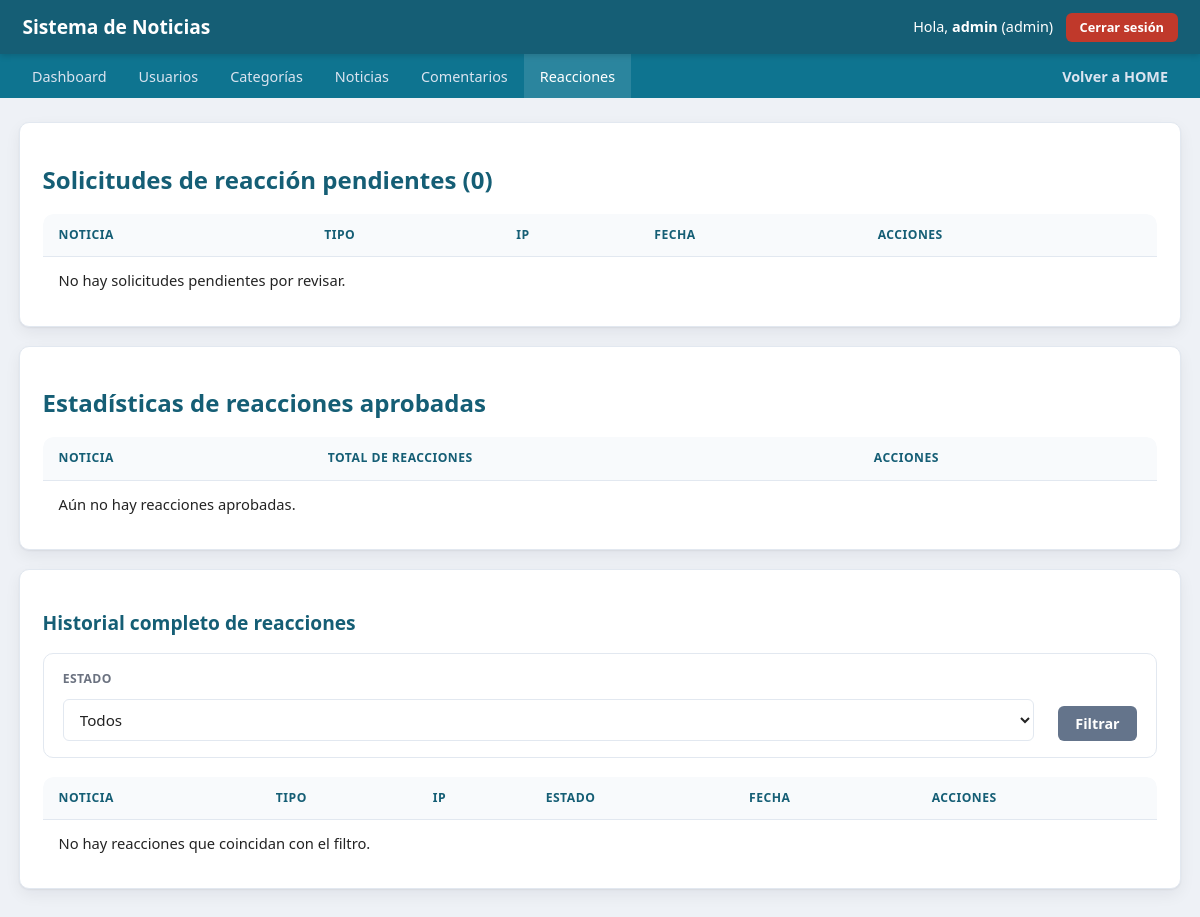
The page /views/admin/news/reactions.php (signed in) on the database as committed earlier.
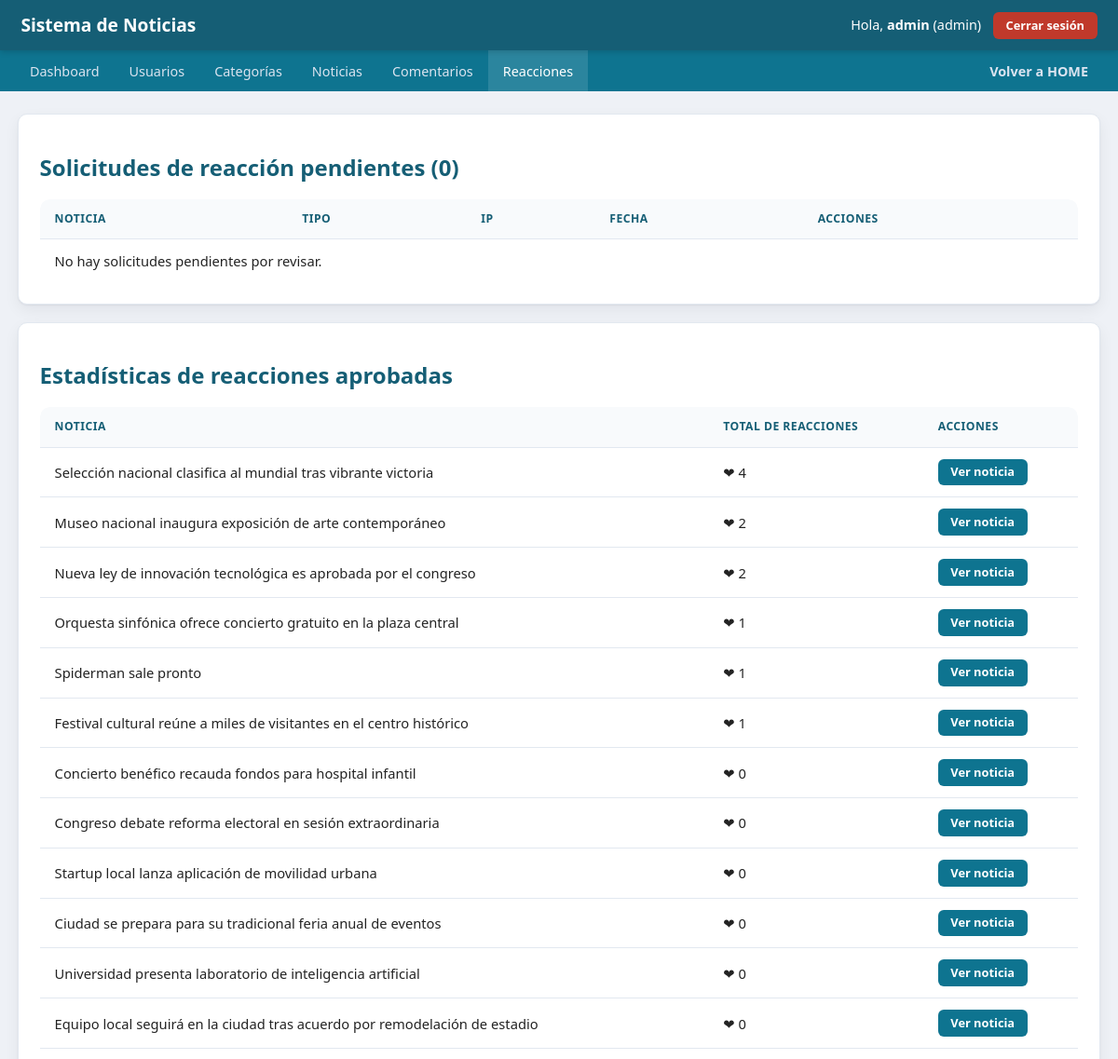
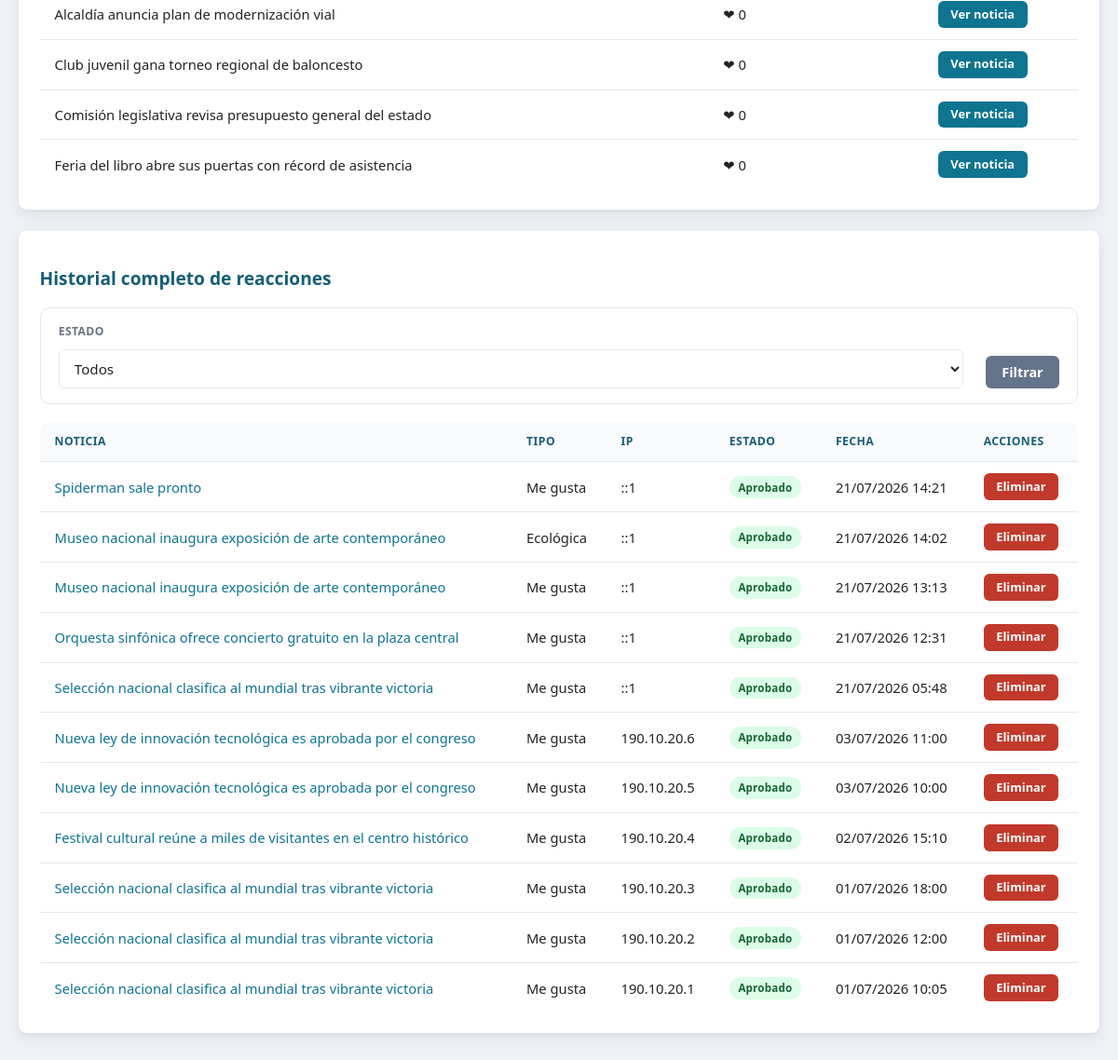
The same page on the database as committed later (2 pictures, top to bottom).
### tables this page shows
CREATE TABLE IF NOT EXISTS `noticias` (
  `id` int UNSIGNED NOT NULL AUTO_INCREMENT,
  `titulo` varchar(200) NOT NULL,
  `contenido` text NOT NULL,
  `id_usuario` int UNSIGNED NOT NULL COMMENT 'Usuario que creó la noticia',
  `autor` varchar(120) DEFAULT NULL COMMENT 'Autor visible (opcional, distinto del usuario del sistema)',
  `video_url` varchar(255) DEFAULT NULL COMMENT 'Enlace embebible de YouTube/Vimeo (opcional)',
  `id_categoria` int UNSIGNED NOT NULL,
  `publicado` tinyint(1) NOT NULL DEFAULT '0',
  `activo` tinyint(1) NOT NULL DEFAULT '1' COMMENT 'Baja lógica',
  `firma_digital` varchar(64) NOT NULL COMMENT 'HMAC-SHA256 de integridad',
  `created_at` datetime NOT NULL DEFAULT CURRENT_TIMESTAMP,
  `updated_at` datetime DEFAULT NULL ON UPDATE CURRENT_TIMESTAMP,
  PRIMARY KEY (`id`),
  KEY `fk_noticias_usuario` (`id_usuario`),
  KEY `idx_noticias_publicado_activo` (`publicado`,`activo`),
  KEY `idx_noticias_categoria` (`id_categoria`),
  KEY `idx_noticias_fecha` (`created_at`)
);

CREATE TABLE IF NOT EXISTS `reacciones` (
  `id` int UNSIGNED NOT NULL AUTO_INCREMENT,
  `id_noticia` int UNSIGNED NOT NULL,
  `id_usuario` int UNSIGNED DEFAULT NULL,
  `tipo` varchar(20) NOT NULL DEFAULT 'like',
  `estado` enum('pendiente','aprobado','rechazado') NOT NULL DEFAULT 'pendiente',
  `ip_address` varchar(45) NOT NULL,
  `created_at` datetime NOT NULL DEFAULT CURRENT_TIMESTAMP,
  PRIMARY KEY (`id`),
  UNIQUE KEY `uq_reaccion_ip_noticia_tipo` (`id_noticia`,`ip_address`,`tipo`),
  KEY `fk_reacciones_usuario` (`id_usuario`),
  KEY `idx_reacciones_estado` (`estado`)
);

### config/bootstrap.php (called while the page is built, shortened)
<?php
require_once ROOT_PATH . '/core/Database.php';
require_once ROOT_PATH . '/core/Validator.php';
require_once ROOT_PATH . '/core/BaseModel.php';
require_once ROOT_PATH . '/helpers/functions.php';
spl_autoload_register(function (string $class) {
    $paths = [
        ROOT_PATH . "/models/{$class}.php",
        ROOT_PATH . "/controllers/{$class}.php",
    ];
    foreach ($paths as $path) {
        if (file_exists($path)) {
            return;
        }
    }
});

### config/database.php (called while the page is built)
<?php
return [
    'driver'   => 'mysql',
    'host'     => '127.0.0.1',
    'port'     => '3306',
    'database' => 'sistema_noticias',
    'username' => 'root',
    'password' => '',
    'charset'  => 'utf8mb4',
];

### core/Database.php (called while the page is built, shortened)
<?php
class Database
{
    private static ?Database $instance = null;
    private PDO $connection;
    private function __construct()
    {
        $config = require ROOT_PATH . '/config/database.php';
        $dsn = sprintf(
            '%s:host=%s;port=%s;dbname=%s;charset=%s',
            $config['driver'],
            $config['host'],
            $config['port'],
            $config['database'],
            $config['charset']
        );
        try {
            $this->connection = new PDO($dsn, $config['username'], $config['password'], [
                PDO::ATTR_ERRMODE            => PDO::ERRMODE_EXCEPTION,
                PDO::ATTR_DEFAULT_FETCH_MODE => PDO::FETCH_ASSOC,
                PDO::ATTR_EMULATE_PREPARES   => false,
            ]);
        } catch (PDOException $e) {
            throw new RuntimeException('No fue posible conectar a la base de datos.');
        }
    }
    public static function getInstance(): Database
    {
        if (self::$instance === null) {
            self::$instance = new self();
        }
        return self::$instance;
    }
    public function getConnection(): PDO
    {
        return $this->connection;
    }
}

### controllers/ReactionController.php (called while the page is built, shortened)
<?php
class ReactionController extends BaseController
{
    private ReactionModel $reactionModel;
    public function __construct()
    {
        $this->reactionModel = new ReactionModel();
    }
    public function stats(): array
    {
        return $this->reactionModel->statsByNews();
    }
    public function pending(): array
    {
        return $this->reactionModel->pending();
    }
    public function listPaginated(array $filters, int $page, int $perPage = 15): array
    {
        $page = max(1, $page);
        $offset = ($page - 1) * $perPage;
        $items = $this->reactionModel->filter($filters, $perPage, $offset);
        return [
            'items' => $items,
            'page'  => $page,
        ];
    }
}

### core/BaseModel.php (called while the page is built, shortened)
<?php
abstract class BaseModel implements CrudInterface
{
    public function __construct()
    {
        $this->db = Database::getInstance()->getConnection();
    }
}

### models/ReactionModel.php (called while the page is built, shortened)
<?php
class ReactionModel extends BaseModel
{
    public function statsByNews(): array
    {
        $sql = "SELECT n.id, n.titulo, COUNT(r.id) AS total_reacciones
                FROM noticias n
                LEFT JOIN reacciones r ON r.id_noticia = n.id AND r.estado = 'aprobado'
                GROUP BY n.id, n.titulo
                ORDER BY total_reacciones DESC";
        return $this->db->query($sql)->fetchAll();
    }
    public function pending(): array
    {
        $sql = "SELECT r.*, n.titulo AS noticia_titulo
                FROM reacciones r
                INNER JOIN noticias n ON n.id = r.id_noticia
                WHERE r.estado = 'pendiente'
                ORDER BY r.created_at ASC";
        return $this->db->query($sql)->fetchAll();
    }
    public function filter(array $filters, int $limit, int $offset): array
    {
        $clauses = [];
        $params = [];
        $where = $clauses ? ('WHERE ' . implode(' AND ', $clauses)) : '';
        $sql = "SELECT r.*, n.titulo AS noticia_titulo
                FROM reacciones r
                INNER JOIN noticias n ON n.id = r.id_noticia
                {$where}
                ORDER BY r.created_at DESC
                LIMIT :limit OFFSET :offset";
        $stmt = $this->db->prepare($sql);
        $stmt->bindValue('limit', $limit, PDO::PARAM_INT);
        $stmt->bindValue('offset', $offset, PDO::PARAM_INT);
        $stmt->execute();
        return $stmt->fetchAll();
    }
}

### helpers/functions.php (called while the page is built, shortened)
<?php
if (!function_exists('e')) {
    function e(?string $value): string
    {
        return htmlspecialchars($value ?? '', ENT_QUOTES, 'UTF-8');
    }
}
if (!function_exists('formatDate')) {
    function formatDate(?string $date, string $format = 'd/m/Y H:i'): string
    {
        return (new DateTime($date))->format($format);
    }
}

### core/Validator.php (called while the page is built, shortened)
<?php
class Validator
{
    public static function sanitizeString(?string $value): string
    {
        $value = trim($value ?? '');
        $value = strip_tags($value);
        return $value;
    }
}

### views/admin/news/reactions.php (the view, shortened to what the changed rows need)
<?php
require_once __DIR__ . '/../../../config/bootstrap.php';
$reactionController = new ReactionController();
$filters = ['estado' => Validator::sanitizeString($_GET['estado'] ?? '')];
$filters = array_filter($filters, fn($v) => $v !== '');
$page = (int) ($_GET['page'] ?? 1);
$listado = $reactionController->listPaginated($filters, $page, 15);
$pendientes = $reactionController->pending();
$stats = $reactionController->stats();
require ROOT_PATH . '/views/partials/admin_header.php';
require ROOT_PATH . '/views/partials/admin_menu.php';
?>
<div class="card">
    <h1>Solicitudes de reacción pendientes (<?= count($pendientes) ?>)</h1>
    <div class="table-responsive">
        <table>
            <thead>
                <tr><th>Noticia</th><th>Tipo</th><th>IP</th><th>Fecha</th><th>Acciones</th></tr>
            </thead>
        </table>
    </div>
</div>
<div class="card">
    <h1>Estadísticas de reacciones aprobadas</h1>
    <div class="table-responsive">
        <table>
            <thead>
                <tr><th>Noticia</th><th>Total de reacciones</th><th>Acciones</th></tr>
            </thead>
            <tbody>
                <?php if (empty($stats)): ?>
                    <tr><td colspan="3">Aún no hay reacciones aprobadas.</td></tr>
                <?php endif; ?>
                <?php foreach ($stats as $row): ?>
                    <tr>
                        <td data-label="Noticia"><?= e($row['titulo']) ?></td>
                        <td data-label="Total">
                            &#10084; <?= (int) $row['total_reacciones'] ?>
                        </td>
                        <td data-label="Acciones">
                            <a class="btn btn-small" href="<?= BASE_URL ?>/views/admin/news/detail.php?id=<?= (int) $row['id'] ?>">Ver noticia</a>
                        </td>
                    </tr>
                <?php endforeach; ?>
            </tbody>
        </table>
    </div>
</div>
<div class="card">
    <h2>Historial completo de reacciones</h2>
    <div class="table-responsive">
        <table>
            <thead>
                <tr><th>Noticia</th><th>Tipo</th><th>IP</th><th>Estado</th><th>Fecha</th><th>Acciones</th></tr>
            </thead>
            <tbody>
                <?php if (empty($listado['items'])): ?>
                    <tr><td colspan="6">No hay reacciones que coincidan con el filtro.</td></tr>
                <?php endif; ?>
                <?php foreach ($listado['items'] as $r): ?>
                    <?php $estadoBadge = ['pendiente' => 'badge-warning', 'aprobado' => 'badge-success', 'rechazado' => 'badge-danger']; ?>
                    <tr>
                        <td data-label="Noticia"><a href="<?= BASE_URL ?>/views/admin/news/detail.php?id=<?= (int) $r['id_noticia'] ?>"><?= e($r['noticia_titulo']) ?></a></td>
                        <td data-label="Tipo"><?= e(REACTION_TYPES[$r['tipo']]['label'] ?? $r['tipo']) ?></td>
                        <td data-label="IP"><?= e($r['ip_address']) ?></td>
                        <td data-label="Estado"><span class="badge <?= $estadoBadge[$r['estado']] ?? 'badge-muted' ?>"><?= e(ucfirst($r['estado'])) ?></span></td>
                        <td data-label="Fecha"><?= formatDate($r['created_at']) ?></td>
                        <td data-label="Acciones">
                            <form method="post" action="<?= BASE_URL ?>/views/admin/news/reactions.php?<?= http_build_query($_GET) ?>" data-confirm="¿Eliminar esta reacción?">
                                <button type="submit" class="btn btn-small btn-danger">Eliminar</button>
                            </form>
                        </td>
                    </tr>
                <?php endforeach; ?>
            </tbody>
        </table>
    </div>
</div>
<?php require ROOT_PATH . '/views/partials/admin_footer.php'; ?>

Rows that differ between the two databases and show on the page:
added noticias: titulo "Selección nacional clasifica al mundial tras vibrante victoria", total_reacciones "4"
added noticias: titulo "Museo nacional inaugura exposición de arte contemporáneo", total_reacciones "2"
added noticias: titulo "Nueva ley de innovación tecnológica es aprobada por el congreso", total_reacciones "2"
added noticias: titulo "Orquesta sinfónica ofrece concierto gratuito en la plaza central", total_reacciones "1"
added noticias: titulo "Spiderman sale pronto", total_reacciones "1"
added noticias: titulo "Festival cultural reúne a miles de visitantes en el centro histórico", total_reacciones "1"
added noticias: titulo "Concierto benéfico recauda fondos para hospital infantil", total_reacciones "0"
added noticias: titulo "Congreso debate reforma electoral en sesión extraordinaria", total_reacciones "0"
added noticias: titulo "Startup local lanza aplicación de movilidad urbana", total_reacciones "0"
added noticias: titulo "Ciudad se prepara para su tradicional feria anual de eventos", total_reacciones "0"
added noticias: titulo "Universidad presenta laboratorio de inteligencia artificial", total_reacciones "0"
added noticias: titulo "Equipo local seguirá en la ciudad tras acuerdo por remodelación de estadio", total_reacciones "0"
added noticias: titulo "Alcaldía anuncia plan de modernización vial", total_reacciones "0"
added noticias: titulo "Club juvenil gana torneo regional de baloncesto", total_reacciones "0"
added noticias: titulo "Comisión legislativa revisa presupuesto general del estado", total_reacciones "0"
added noticias: titulo "Feria del libro abre sus puertas con récord de asistencia", total_reacciones "0"
added reacciones: id_noticia.titulo "Spiderman sale pronto", tipo "Me gusta", ip_address "::1", estado "Aprobado", created_at "21/07/2026 14:21"
added reacciones: id_noticia.titulo "Museo nacional inaugura exposición de arte contemporáneo", tipo "Ecológica", ip_address "::1", estado "Aprobado", created_at "21/07/2026 14:02"
added reacciones: id_noticia.titulo "Museo nacional inaugura exposición de arte contemporáneo", tipo "Me gusta", ip_address "::1", estado "Aprobado", created_at "21/07/2026 13:13"
added reacciones: id_noticia.titulo "Orquesta sinfónica ofrece concierto gratuito en la plaza central", tipo "Me gusta", ip_address "::1", estado "Aprobado", created_at "21/07/2026 12:31"
added reacciones: id_noticia.titulo "Selección nacional clasifica al mundial tras vibrante victoria", tipo "Me gusta", ip_address "::1", estado "Aprobado", created_at "21/07/2026 05:48"
added reacciones: id_noticia.titulo "Nueva ley de innovación tecnológica es aprobada por el congreso", tipo "Me gusta", ip_address "190.10.20.6", estado "Aprobado", created_at "03/07/2026 11:00"
added reacciones: id_noticia.titulo "Nueva ley de innovación tecnológica es aprobada por el congreso", tipo "Me gusta", ip_address "190.10.20.5", estado "Aprobado", created_at "03/07/2026 10:00"
added reacciones: id_noticia.titulo "Festival cultural reúne a miles de visitantes en el centro histórico", tipo "Me gusta", ip_address "190.10.20.4", estado "Aprobado", created_at "02/07/2026 15:10"
added reacciones: id_noticia.titulo "Selección nacional clasifica al mundial tras vibrante victoria", tipo "Me gusta", ip_address "190.10.20.3", estado "Aprobado", created_at "01/07/2026 18:00"
added reacciones: id_noticia.titulo "Selección nacional clasifica al mundial tras vibrante victoria", tipo "Me gusta", ip_address "190.10.20.2", estado "Aprobado", created_at "01/07/2026 12:00"
added reacciones: id_noticia.titulo "Selección nacional clasifica al mundial tras vibrante victoria", tipo "Me gusta", ip_address "190.10.20.1", estado "Aprobado", created_at "01/07/2026 10:05"
Other text that changed with them:
text no longer shown: "Aún no hay reacciones aprobadas. No hay reacciones que coincidan con el filtro."
